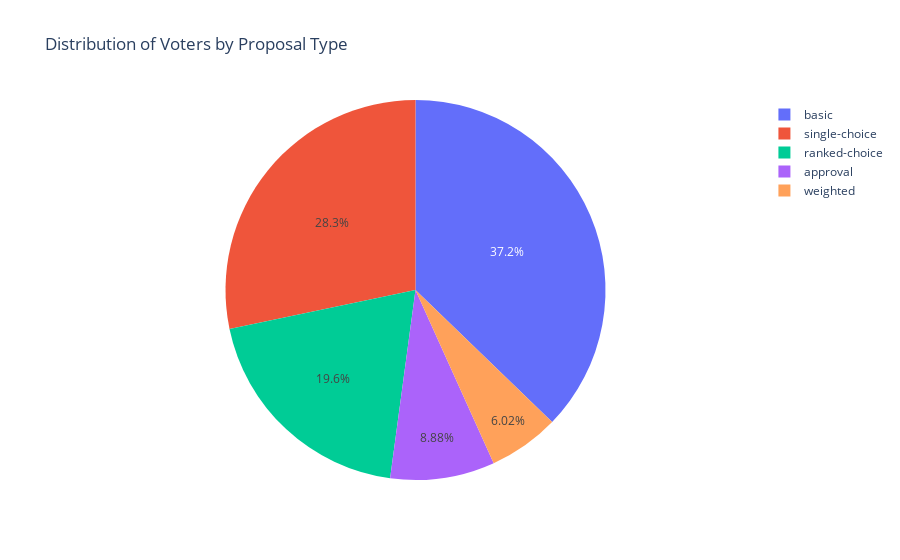

Source (notebook cell):
### Markdown cell above
## Distribution of voters based on different types.

### Code cell
# Group the data by Proposal_Type and count the number of voters in each type
voter_type_distribution = all_data1.groupby('Proposal_Type')['Voter'].nunique().reset_index()

# Create a pie chart
pie_chart_voters = px.pie(voter_type_distribution, names='Proposal_Type', values='Voter', 
                          title='Distribution of Voters by Proposal Type',
                          labels={'Proposal_Type': 'Proposal Type', 'Voter': 'Number of Voters'})

# Show the pie chart
pie_chart_voters.show()
pie_chart_voters.write_html(r'Graphs\pie-chart-voters.html')

### Figure 1 — Plotly figure (JSON) as saved in the notebook; plotly's stock layout.template omitted (floating-point values rounded to 4 significant figures)
{"data": [{"domain": {"x": [0, 1], "y": [0, 1]}, "hovertemplate": "Proposal Type=%{label}<br>Number of Voters=%{value}<extra></extra>", "labels": ["approval", "basic", "ranked-choice", "single-choice", "weighted"], "legendgroup": "", "name": "", "showlegend": true, "type": "pie", "values": [34431, 144266, 75893, 109614, 23345]}], "layout": {"legend": {"tracegroupgap": 0}, "title": {"text": "Distribution of Voters by Proposal Type"}}}
